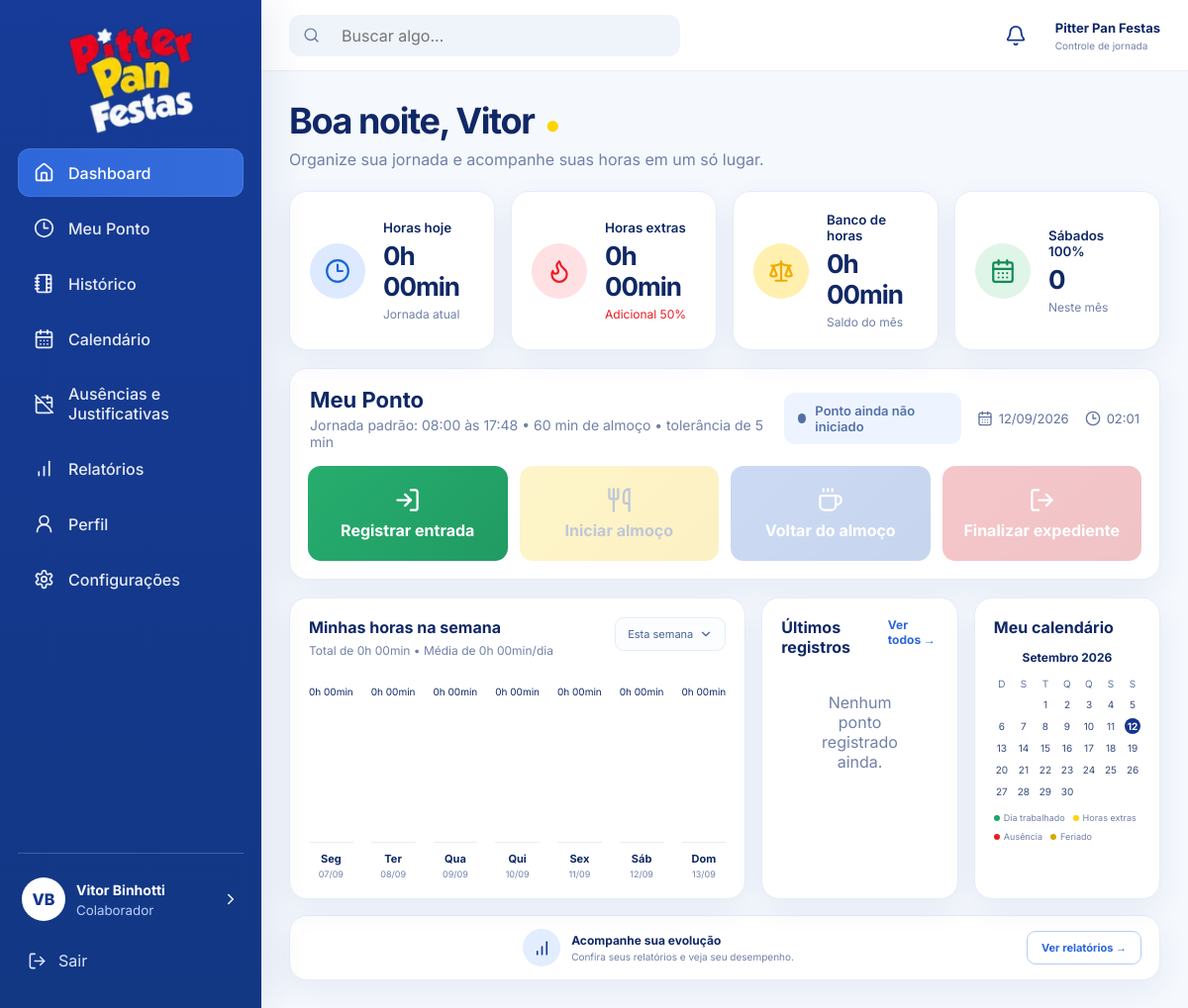
The page /public/?route=dashboard (signed in) on the database its author committed.
### tables this page shows
CREATE TABLE users (
    id BIGINT UNSIGNED AUTO_INCREMENT PRIMARY KEY,
    name VARCHAR(120) NOT NULL,
    email VARCHAR(160) NOT NULL UNIQUE,
    password VARCHAR(255) NOT NULL,
    role ENUM('admin', 'employee') NOT NULL DEFAULT 'employee',
    salary DECIMAL(10,2) NULL,
    daily_minutes SMALLINT UNSIGNED NOT NULL DEFAULT 528 COMMENT '8h48 = 528 minutos',
    monthly_hours SMALLINT UNSIGNED NOT NULL DEFAULT 220,
    workday_start TIME NOT NULL DEFAULT '08:00:00',
    workday_end TIME NOT NULL DEFAULT '17:48:00',
    lunch_minutes SMALLINT UNSIGNED NOT NULL DEFAULT 60,
    theme ENUM('light', 'dark') NOT NULL DEFAULT 'light',
    notifications_enabled TINYINT(1) NOT NULL DEFAULT 1,
    browser_notifications TINYINT(1) NOT NULL DEFAULT 0,
    avatar_path VARCHAR(255) NULL,
    is_active TINYINT(1) NOT NULL DEFAULT 1,
    created_at TIMESTAMP NOT NULL DEFAULT CURRENT_TIMESTAMP,
    updated_at TIMESTAMP NOT NULL DEFAULT CURRENT_TIMESTAMP ON UPDATE CURRENT_TIMESTAMP
);

### app/Views/dashboard/index.php (the view, shortened to what the rows shown need)
<?php
function formatMinutes(int $minutes): string
{
    $hours = intdiv($minutes, 60);
    $mins = $minutes % 60;
    return $hours . 'h ' . str_pad((string) $mins, 2, '0', STR_PAD_LEFT) . 'min';
}
function formatSignedMinutes(int $minutes): string
{
    if ($minutes === 0) {
        return '0h 00min';
    }
    $sign = $minutes > 0 ? '+' : '-';
    $absolute = abs($minutes);
    return $sign
        . intdiv($absolute, 60)
        . 'h '
        . str_pad((string) ($absolute % 60), 2, '0', STR_PAD_LEFT)
        . 'min';
}
$firstName = explode(' ', trim($user['name']))[0] ?? $user['name'];
$workdayStart = substr((string)($user['workday_start'] ?? '08:00:00'), 0, 5);
$workdayEnd = substr((string)($user['workday_end'] ?? '17:48:00'), 0, 5);
$lunchMinutes = (int) ($user['lunch_minutes'] ?? 60);
?>
<div class="dashboard-header">
    <div>
        <h1><?= e($greeting) ?>, <?= e($firstName) ?> <span class="moon">●</span></h1>
        <p>Organize sua jornada e acompanhe suas horas em um só lugar.</p>
    </div>
</div>
<div class="stats-grid">
    <article class="stat-card">
        <div>
            <small>Horas hoje</small>
            <strong><?= formatMinutes($todaySummary['worked']) ?></strong>
            <span class="muted">Jornada atual</span>
        </div>
    </article>
    <article class="stat-card">
        <div>
            <small>Horas extras</small>
            <strong><?= formatMinutes($monthExtra50) ?></strong>
            <span class="positive">Adicional 50%</span>
        </div>
    </article>
    <article class="stat-card">
        <div>
            <small>Banco de horas</small>
            <strong class="<?= $monthBankBalance > 0 ? 'balance-positive' : ($monthBankBalance < 0 ? 'balance-negative' : '') ?>">
                <?= formatSignedMinutes($monthBankBalance) ?>
            </strong>
            <span class="muted">
                <?= $monthDeficit > 0 ? 'Débito: ' . formatMinutes($monthDeficit) : 'Saldo do mês' ?>
            </span>
        </div>
    </article>
    <article class="stat-card">
        <div>
            <small>Sábados 100%</small>
            <strong><?= (int) $saturdaysWorked ?></strong>
            <span class="muted">Neste mês</span>
        </div>
    </article>
</div>
<section class="punch-card" id="meu-ponto">
    <div class="punch-head">
        <div>
            <h2>Meu Ponto</h2>
            <p>
                Jornada padrão: <?= e($workdayStart) ?> às <?= e($workdayEnd) ?>
                • <?= $lunchMinutes ?> min de almoço
                • tolerância de <?= (int)($settings['tolerance_minutes'] ?? 5) ?> min
            </p>
        </div>
    </div>
</section>
<div class="dashboard-lower-grid">
    <section class="panel week-panel">
        <div class="panel-title-row">
            <div>
                <h3>Minhas horas na semana</h3>
                <p>
                    Total de <?= formatMinutes($weekTotal) ?>
                    • Média de <?= formatMinutes((int) round($weekTotal / 7)) ?>/dia
                </p>
            </div>
        </div>
    </section>
</div>

### app/Views/layouts/app.php (shortened to what the rows shown need)
<?php
$currentUser = authUser();
$viewUser = $user ?? null;
$theme = $viewUser['theme'] ?? 'light';
?>
<!DOCTYPE html>
<html lang="pt-BR">
<head>
    <link rel="stylesheet" href="<?= asset('css/app.css') ?>">
</head>
<body class="<?= $theme === 'dark' ? 'theme-dark' : 'theme-light' ?>">
<div class="app-shell">
    <aside class="sidebar" id="sidebar">
        <div class="sidebar-footer">
            <a href="<?= url('profile') ?>" class="mini-profile">
                <span class="mini-profile-text">
                    <strong><?= e($currentUser['name'] ?? 'Usuário') ?></strong>
                    <small>Colaborador</small>
                </span>
            </a>
        </div>
    </aside>
    <main class="main-content">
        <section class="page-content">
            <?php require $viewFile; ?>
        </section>
    </main>
</div>
</body>
</html>

### rows shown on the page
users: name "Vitor Binhotti", name "Vitor", browser_notifications "0h 00min", browser_notifications "0", workday_start "08:00", workday_end "17:48", lunch_minutes "60", formatMinutes((int)round($weekTotal/7)) "0h 00min"

### other values the page prints
$initials ?: 'U' "VB"
$greeting "Boa noite"
$settings['tolerance_minutes'] "5"
$status['label'] "Ponto ainda não iniciado"
$label "Registrar entrada"
$label "Iniciar almoço"
$label "Voltar do almoço"
$label "Finalizar expediente"
formatMinutes($minutes) "0h 00min"
$day['day'] "Seg"
$day['label'] "07/09"
$day['day'] "Ter"
$day['label'] "08/09"
$day['day'] "Qua"
$day['label'] "09/09"
